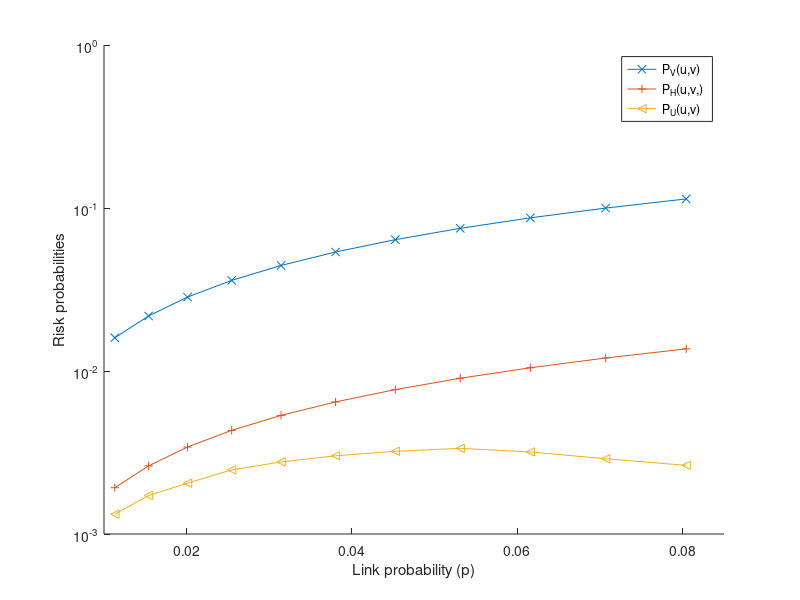

Recreate this plot in MATLAB.
r = [
0.06,
0.07,
0.08,
0.09,
0.10,
0.11,
0.12,
0.13,
0.14,
0.15,
0.16];

p = 0;
for i = 1:size(r, 1)
	p(i) = pi*r(i)*r(i);
end

phi = [
0.862168,
0.75613 ,
0.673142,
0.607086,
0.553643,
0.509726,
0.473108,
0.44216 ,
0.41568 ,
0.392767,
0.372737,
0.355069,
0.339355,
0.325277,
0.31258 ,
0.301063,
0.290558,
0.280932,
0.272072,
0.263885,
0.256292,
0.249233,
0.242636,
0.236162,
0.23446];

n = 300;
gamma = 0.17;

P_V = 0;
P_H = 0;
P_U = 0;
for i = 1:size(r, 1)	
	P_V(i) = (1+3*sqrt(3)/(4*pi))*p(i);
	P_H(i) = gamma*p(i);
	k = ceil(p(i)*n);
	P_U(i) = (gamma + (sqrt(3)/4/pi - gamma)/phi(k))*p(i);
end

clf;
hold all;
semilogy(p, P_V, '-x');
semilogy(p, P_H, '-+');
semilogy(p, P_U, '-<');
xlim([0.01, 0.085]);
xlabel('Link probability (p)');
ylabel('Risk probabilities');
legend('P_V(u,v)', 'P_H(u,v,)', 'P_U(u,v)');
